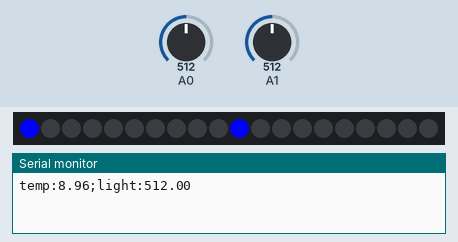
Recording of a sketch running on a simulated Arduino Leonardo, built with avr-gcc and run on an emulated ATmega32U4. On the bench: 20 RGB LEDs in strip order, left to right, the last lines printed to the serial monitor. The test bench sets the inputs (shaded band); at power-on: A1 = 512, A0 = 512.

Above: at 1.8 s.
1.9 s: A1 set to 716
At 3.2 s:
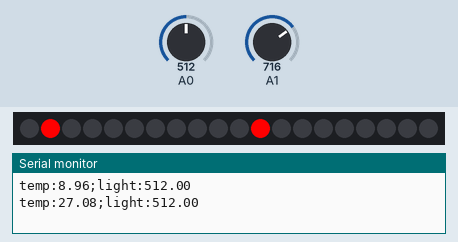
3.5 s: A1 set to 900
At 4.9 s:
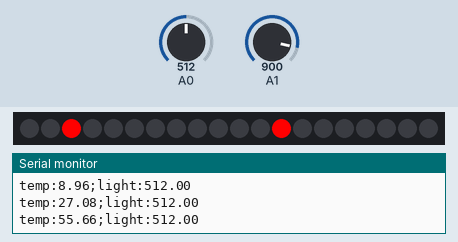
5.5 s: A1 set to 1013
At 6.5 s:
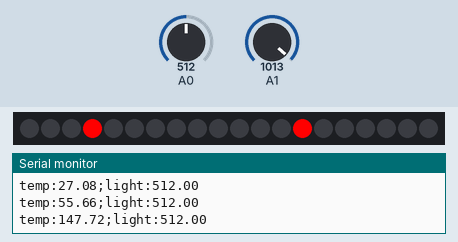
7.5 s: A1 set to 1023
At 9.3 s:
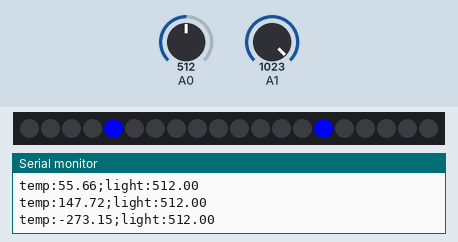
Timing chart, 0 to 10.5 s (numbered marks = the images above; inputs shaded):
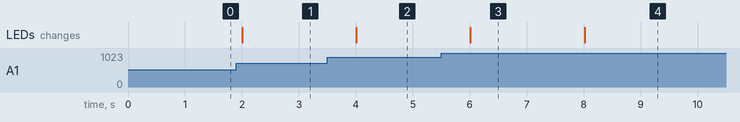

Measured:
- the behaviour switches between 1022 and 1023 on A1 (found by bisection; images 3 and 4)
- after the input at 1.9 s, the LEDs: change after 0.11 s (image 1)
- after the input at 3.5 s, the LEDs: change after 0.51 s (image 2)
- after the input at 5.5 s, the LEDs: change after 0.51 s (image 3)
- after the input at 7.5 s, the LEDs: change after 0.52 s (image 4)

The sketch:

Misc.ino
```cpp
//#include "src/Blinking/Blinking.h"
//#include "src/Blinking/BlinkingNew.cpp"
#include "src/Blinking/Leds.cpp"
//Blinking blinking(13);
//BlinkingNew blinkingnew(13,100,100);
Leds *leds;
void setup()
{
    leds=new Leds();
}

void loop()
{
    //blinkingnew.blink();
    leds->process();
}
```

Blinking.cpp
```cpp
#include "Blinking.h"

Blinking::Blinking(uint8_t _pin)
{
    pin=_pin;
    on_delay=500;
    off_delay=100;
    pinMode(_pin, OUTPUT);

}

Blinking::Blinking(uint8_t _pin, uint16_t _delay)
{
    pin = _pin;
    on_delay = _delay;
    off_delay = _delay;
    pinMode(_pin, OUTPUT);
}


Blinking::Blinking(uint8_t _pin, uint16_t _on_delay, uint16_t _off_delay)
{
    pin = _pin;
    on_delay = _on_delay;
    off_delay = _off_delay;
    pinMode(_pin, OUTPUT);
}

void Blinking::blink()
{
    digitalWrite(this->pin, HIGH);
    delay(this->on_delay);
    digitalWrite(this->pin, LOW);
    delay(this->off_delay);
}
```

Blinking.h
```cpp
#include<Arduino.h>
class Blinking
{
    public:
        Blinking(uint8_t _pin);
        Blinking(uint8_t _pin, uint16_t delay);
        Blinking(uint8_t _pin, uint16_t _on_delay, uint16_t _off_delay);
        void blink();
    protected:
        uint8_t pin;
        uint16_t on_delay;
        uint16_t off_delay;
};
```

BlinkingNew.cpp
```cpp
#include <Arduino.h>
class BlinkingNew
{
protected:
    uint8_t pin;
    uint16_t on_delay;
    uint16_t off_delay;

public:
    BlinkingNew(uint8_t _pin, uint16_t _on_delay, uint16_t _off_delay)
    {
        pin = _pin;
        on_delay = _on_delay;
        off_delay = _off_delay;
    }
    void blink()
    {
        digitalWrite(this->pin, HIGH);
        delay(this->on_delay);
        digitalWrite(this->pin, LOW);
        delay(this->off_delay);
    }
};
```

Leds.cpp
```cpp
#include "TinkerKat/TinkerKit.h"
#include <Adafruit_NeoPixel.h>
#include <Arduino.h>
#include <math.h>
#define NUMPIXELS 20
#define PIN 7

class Leds
{
private:
    TKLed *ledRed;
    TKLed *ledGreen;
    TKLed *ledBlue;
    TKLed *ledLarge;
    TKLightSensor *lightSensor;
    TKThermistor *tempSensor;
    Adafruit_NeoPixel strip;
    int selectedPixel = 0;
    struct SensorInfo
    {
        float temp;
        float light;
    } sensorInfo;
    String incomingString;
    float prevTemp = 0;
    float prevLight = 0;

public:
    Leds()
    {
        this->tempSensor = new TKThermistor(I1);
        this->lightSensor = new TKLightSensor(I0);
        strip = Adafruit_NeoPixel(NUMPIXELS, PIN, NEO_GRB + NEO_KHZ800);
        strip.begin();
        Serial.begin(115200);
    }
    void process()
    {
        float tempCelcius = this->tempSensor->readCelsius();
        float light = this->lightSensor->read();

        if (abs(tempCelcius - prevTemp) > 0.0)
        {
            Serial.print("temp:");
            Serial.print(tempCelcius);
            Serial.print(";");
            Serial.print("light:");
            Serial.println(light);
            prevTemp = tempCelcius;
            prevLight = light;

            int red = (int)(tempCelcius < 18.0 ? 0 : tempCelcius > 22.0 ? 255
                                                                        : map(tempCelcius, 18.0, 22.0, 0, 255));

            int green = 0;
            int blue = 255 - red;
            strip.clear();
            strip.setPixelColor(selectedPixel, red, green, blue);
            strip.setPixelColor((selectedPixel + NUMPIXELS / 2) % NUMPIXELS, red, green, blue);
            selectedPixel++;
            if (selectedPixel >= NUMPIXELS)
            {
                selectedPixel = 0;
            }
            strip.show();
        }

        /*if (Serial.available() > 0)
        {
            # read the incoming text
            incomingString = Serial.readString();
            if (incomingString == "sensors")
            {
                sensorInfo.light = light;
                sensorInfo.temp = tempCelcius;
                Serial.print("temp:");
                Serial.print(sensorInfo.temp);
                Serial.print(";");
                Serial.print("light:");
                Serial.println(sensorInfo.light);
            }
        }*/

        delay(1000);
    }
};
```

TinkerKit.cpp
```cpp
#include "TinkerKit.h"

#if USB_VID == 0x2341 && USB_PID == 0x803C
#include <Esplora.h>
#endif

/*
 -----------------------------------------------------------------------------
                                    Generals
 -----------------------------------------------------------------------------
*/

/*      Digital Input       */

TKDigital::TKDigital(uint8_t _pin)
{
    pin = _pin;
    pinMode(pin, INPUT);
}

boolean TKDigital::read() {

    boolean val;

    #if USB_VID == 0x2341 && USB_PID == 0x803C
        int value = Esplora.readTK(pin);
        if (value < 128)
            val = 0;
        else
            val = 1;
    #else
        val = digitalRead(pin);
    #endif

    return val;
}


/*      Analog Input        */

TKAnalog::TKAnalog(uint8_t _pin)
{
    pin = _pin;
}

int TKAnalog::read() {

    int val;

    #if USB_VID == 0x2341 && USB_PID == 0x803C
        val = Esplora.readTK(pin);
    #else
        val = analogRead(pin);
    #endif

    if (val > _oldVal)
    {
      _increasing = true;
      _decreasing = false;
    }

    if (val < _oldVal)
    {
      _increasing = false;
      _decreasing = true;
    }

    _oldVal = val;

    return val;
}

boolean TKAnalog::increasing() {
    TKAnalog::read();
    return _increasing;
}

boolean TKAnalog::decreasing() {
    TKAnalog::read();
    return _decreasing;
}

/*      Analog Input with two connectors       */

TKAnalog2::TKAnalog2(uint8_t _pinX, uint8_t _pinY)
{
    pinX = _pinX;
    pinY = _pinY;
}

TKAnalog2::TKAnalog2(uint8_t _pinX, uint8_t _pinY, uint8_t _pinZ)
{
    pinX = _pinX;
    pinY = _pinY;
    pinZ = _pinZ;
}

int TKAnalog2::readX() {

    int val;

    #if USB_VID == 0x2341 && USB_PID == 0x803C
        val = Esplora.readTK(pinX);
    #else
        val = analogRead(pinX);
    #endif

    return val;
}

int TKAnalog2::readY() {

    int val;

    #if USB_VID == 0x2341 && USB_PID == 0x803C
        val = Esplora.readTK(pinY);
    #else
        val = analogRead(pinY);
    #endif

    return val;
}

int TKAnalog2::readZ() {

    int val;

    #if USB_VID == 0x2341 && USB_PID == 0x803C
        val = Esplora.readTK(pinZ);
    #else
        val = analogRead(pinZ);
    #endif

    return val;
}

/*      Output       */

TKOutput::TKOutput(uint8_t _pin)
{
    pin = _pin;
	_state = LOW;
	pinMode(pin, OUTPUT);
}

void TKOutput::write(int value)
{
    if( value <= TK_MAX && value >= 0 )
        analogWrite(pin, value * 0.25);
    else
        return;
}

void TKOutput::blink(int del)
{
    on();
    delay(del);
    off();
    delay(del);
}

void TKOutput::blink(int del1, int del2)
{
    on();
    delay(del1);
    off();
    delay(del2);
}

/*
 -----------------------------------------------------------------------------
                                Digital Inputs
 -----------------------------------------------------------------------------
 */

/*      Button      */

TKButton::TKButton(uint8_t _pin) : TKDigital(_pin)
{
	_toggleState = LOW;
	_oldState = LOW;
	_pressedState = LOW;
	_releasedState = LOW;
	_heldState = LOW;
    _heldTime = 500;
}

void TKButton::update() {
  boolean newState = TKButton::read();
  if (newState != _oldState) {
    // pressed?
    if (newState == HIGH) {
      _pressedState = true;
    }
    else {
      _releasedState = true;
     _toggleState = !_toggleState;
    }

    _oldState = newState;
    delay(50); // debouncing
  }

  else {

      int timeDiff = millis() - _millisMark;

      if(newState == HIGH && _oldState == HIGH && timeDiff > _heldTime) {
  		_heldState = true;
  	} else {
  		_heldState = false;
  	}


  }
}


boolean TKButton::readSwitch()
{
	TKButton::update();
	return _toggleState;
}

boolean TKButton::pressed()
{
	TKButton::update();

	if(_pressedState == true)
	{
        _millisMark = millis();
		_pressedState = false;
		return true;
	}
	else
		return false;
}

boolean TKButton::released()
{
	TKButton::update();

	if(_releasedState == true)
	{
		_releasedState = false;
		return true;
	}
	else
		return false;
}

boolean TKButton::held()
{
	TKButton::update();
	return _heldState;
}


/*      Tilt Sensor         */

TKTiltSensor::TKTiltSensor(uint8_t _pin) : TKDigital (_pin){}

/*      Touch Sensor        */

 TKTouchSensor::TKTouchSensor(uint8_t _pin) : TKButton(_pin) {}

/*
 -----------------------------------------------------------------------------
                                Analog Inputs
 -----------------------------------------------------------------------------
 */

/*      Potentiometer       */

TKPotentiometer::TKPotentiometer(uint8_t _pin) : TKAnalog(_pin)

{
	pin = _pin;
	_minVal = 1023;
	_maxVal = 0;
}

int TKPotentiometer::read()
{

    int val = TKAnalog::read();

	if (val < _minVal) {_minVal = val;}
	if (val > _maxVal) {_maxVal = val;}

	_mappedVal = map(val, _minVal, _maxVal, 0, 1023);
	_mappedVal = constrain(_mappedVal, 0, 1023);

	return _mappedVal;
}

int TKPotentiometer::readStep(int steps) {

	_steps = steps;

	int step  = floor(map(read(), 0, 1023, 0, _steps));

	return step;
}


/*      Light Sensor        */

TKLightSensor::TKLightSensor(uint8_t _pin) : TKAnalog(_pin){}

/*      Temperature Sensor       */

TKThermistor::TKThermistor(uint8_t _pin) : TKAnalog(_pin) {}

float TKThermistor::readCelsius()
{
	float Rthermistor = Rb * (ADCres / TKThermistor::read() - 1);
	float _temperatureC = Beta / (log( Rthermistor * Ginf )) ;

	return _temperatureC - Kelvin;
}

float TKThermistor::readFahrenheit()
{
	float _temperatureF = (TKThermistor::readCelsius() * 9.0)/ 5.0 + 32.0; ;

	return _temperatureF;
}


/*      Hall Sensor     */

TKHallSensor::TKHallSensor(uint8_t _pin) : TKAnalog(_pin) {}

boolean TKHallSensor::polarity()
{
	int value = read();
	if( value >= _zeroValue  )
		return NORTH;
	else
		return SOUTH;
}

/*      Joystick        */

TKJoystick::TKJoystick(uint8_t _pinX, uint8_t _pinY) : TKAnalog2 (_pinX, _pinY){}

int TKJoystick::readX()
{

    int val = TKAnalog2::readX();

	if (val < _minVal) {_minVal = val;}
	if (val > _maxVal) {_maxVal = val;}

	_mappedVal = map(val, _minVal, _maxVal, 0, 1023);
	_mappedVal = constrain(_mappedVal, 0, 1023);

	return _mappedVal;
}

int TKJoystick::readY()
{

    int val = TKAnalog2::readY();

	if (val < _minVal) {_minVal = val;}
	if (val > _maxVal) {_maxVal = val;}

	_mappedVal = map(val, _minVal, _maxVal, 0, 1023);
	_mappedVal = constrain(_mappedVal, 0, 1023);

	return _mappedVal;
}


/*      Gyro        */

TKGyro::TKGyro(uint8_t _pinX, uint8_t _pinY, boolean model) : TKAnalog2 (_pinX, _pinY)
{

 	_sensitivityInCount = 14633;  // 4.88mV / (0.167mV/dps * 2)

 	if(model == TK_X4)
 		_sensitivityInCount /= 4;

    // default values
    _xZeroVoltage = 503;	// 2.46V expressed in ADC counts
    _yZeroVoltage = 503;
}

void TKGyro::calibrate()
{
	_xZeroVoltage = 0;
	_yZeroVoltage = 0;

	for (uint8_t i=0; i<50; i++)
   {
   	_yZeroVoltage += readY();
   	_xZeroVoltage += readX();
   	delay(20);
   }
   _yZeroVoltage /= 50;
   _xZeroVoltage /= 50;
}

long TKGyro::readXAxisRate()
{
 	return ((long)(readX() - _xZeroVoltage) * _sensitivityInCount) / 1000;
}

long TKGyro::readYAxisRate()
{
	return ((long)(readY() - _yZeroVoltage) * _sensitivityInCount) / 1000;
}


 /*
  * Accelerometer Class and Methods
  */

TKAccelerometer::TKAccelerometer(uint8_t _pinX, uint8_t _pinY) : TKAnalog2(_pinX,_pinY){}
TKAccelerometer::TKAccelerometer(uint8_t _pinX, uint8_t _pinY, uint8_t _pinZ) : TKAnalog2(_pinX,_pinY,_pinZ){}

int TKAccelerometer::inclination()
{
	int xVal = readX() - _zeroOffset;
	int yVal = readY() - _zeroOffset;

	if(xVal <= 96 && yVal <= 96)
	{
		int inclination = atan2(xVal, yVal)*180/M_PI;
		return (int) inclination;
	} else {
		return 0;
	}
}

/*
-----------------------------------------------------------------------------
                                        Outputs
-----------------------------------------------------------------------------
*/

/* LED */

TKLed::TKLed(uint8_t _pin) : TKOutput(_pin) {}


/* MosFet */

TKMosFet::TKMosFet(uint8_t _pin) : TKOutput(_pin) {}


/* Relay */

TKRelay::TKRelay(uint8_t _pin) : TKOutput(_pin) {}
```

TinkerKit.h
```cpp
// (licence header left out)
#include "Arduino.h"

#ifndef TinkerKit_h
#define TinkerKit_h


// Minimum Analog In/Out that each platform have
#define I0 A0
#define I1 A1
#define I2 A2
#define I3 A3
#define I4 A4
#define I5 A5

#define O0 11
#define O1 10
#define O2 9
#define O3 6
#define O4 5
#define O5 3

// Mega have more I/O
#if defined(__AVR_ATmega2560__) || defined(__AVR_ATmega1280__)
#define I6 A6
#define I7 A7
#define I8 A8
#define I9 A9

#define D13 13
#define D12 12
#define D8 8
#define D7 7
#define D4 4
#define D2 2
#endif

#define TK_MAX 1023
#define TK_X1 0	// identifies the 1x TKGyro model
#define TK_X4 1	// identifies the 4x TKGyro model
#define NORTH 1	// north pole: used in TKHallSensor
#define SOUTH 0	// south pole: used in TKHallSensor


/*
-----------------------------------------------------------------------------
                                Generic Classes
-----------------------------------------------------------------------------
*/

class TKDigital
{
public:
    TKDigital(uint8_t _pin);
    boolean read();

protected:
    uint8_t pin;
};


class TKAnalog
{
public:
    TKAnalog(uint8_t _pin);
    int read();
    boolean increasing();
    boolean decreasing();

protected:
    uint8_t pin;
    int _oldVal;
    boolean _increasing;
    boolean _decreasing;
};

class TKAnalog2
{
public:
    TKAnalog2(uint8_t _pinX, uint8_t _pinY);
    TKAnalog2(uint8_t _pinX, uint8_t _pinY, uint8_t _pinZ);
    int readX();
    int readY();
    int readZ();

protected:
    uint8_t pinX, pinY, pinZ;
};


class TKOutput
{
    public:
    TKOutput (uint8_t _pin);
    void write(int value);
    inline int state() { return _state; }
    void on() {
        write(1023);
        _state = HIGH;
    }
    void off() {
        write(0);
        _state = LOW;
    }
    void blink(int delay);
    void blink(int delay1, int delay2);

protected:
    uint8_t pin;
    int _state;
};

/*
 -----------------------------------------------------------------------------
                                Digital Inputs
 -----------------------------------------------------------------------------
*/


/*      Button      */

class TKButton: public TKDigital
{
	public:
		TKButton(uint8_t _pin);
		boolean readSwitch();
		boolean pressed();
		boolean held();
		boolean released();

	protected:
		boolean _toggleState, _oldState;
		boolean _pressedState, _releasedState;
		boolean _heldState;
        int _heldTime;
        int _millisMark;

		void update();
};


/*      Tilt Sensor     */

class TKTiltSensor: public TKDigital
{
	public:
		TKTiltSensor(uint8_t pin);
};

/*      Touch Sensor        */

class TKTouchSensor : public TKButton
{
	public:
		TKTouchSensor(uint8_t _pin);
};

/*
 -----------------------------------------------------------------------------
                                Analog Inputs
 -----------------------------------------------------------------------------
 */

/*      Potentiometer        */

class TKPotentiometer: public TKAnalog
{
public:
    TKPotentiometer(uint8_t pin);
    int read();
    int readStep(int steps);

protected:
    int _minVal, _maxVal;
    int _mappedVal;
    int _steps;
};


/*      Light Sensor        */

class TKLightSensor : public TKAnalog
{
    public:
        TKLightSensor(uint8_t _pin);
};

/*      Temperature Sensor        */

class TKThermistor : public TKAnalog
{
public:
    TKThermistor(uint8_t _pin);
    float readCelsius();
    float readFahrenheit();

protected:
    static constexpr float ADCres = 1023.0;
    const static int Beta = 3950;			// Beta parameter
    static constexpr float Kelvin = 273.15;	// 0°C = 273.15 K
    const static int Rb = 10000;			// 10 kOhm
    const static constexpr float Ginf = 120.6685;	// Ginf = 1/Rinf
    // Rinf = R0*e^(-Beta/T0) = 4700*e^(-3950/298.15)
};

/*      Hall Sensor        */

class TKHallSensor : public TKAnalog
{
public:
    TKHallSensor(uint8_t _pin);
    boolean polarity();

protected:
    const static uint16_t _zeroValue = 512;
};


/*      Joystick        */

class TKJoystick : public TKAnalog2
{
public:
    TKJoystick(uint8_t _pinX, uint8_t _pinY);
    int readX();
    int readY();
protected:
    int _minVal, _maxVal;
    int _mappedVal;
};


/*      Gyro Sensor        */

class TKGyro : public TKAnalog2
{
public:
    TKGyro(uint8_t _pinX, uint8_t _pinY, boolean model);
    void calibrate();
    long readXAxisRate();
    long readYAxisRate();

protected:
    boolean model;

    //const static int _ADCresolution = 4880;	// [mV/count]	multiplierd by 1000 to avoid float numbers
    // minimum sensitivity for the 1x module value (from datasheet is 0.167 mV/deg/s but the TinkerKit module has the outputs amplified 2x)
    //const static int _sensitivity = 334;	// Sensitivity is expressed in mV/degree/seconds, multiplierd by 1000 to avoid float numbers.
    // This value represent the sensitivity of the 1x module. The sensitivity of the 4x module is 4x of this one
    long _sensitivityInCount;	// we obtain the sensitivity expressed in ADC counts
    // [counts/dps]
    int _yZeroVoltage;
    int _xZeroVoltage;
};

/*      Accelerometer        */

class TKAccelerometer : public TKAnalog2
{
public:
    TKAccelerometer(uint8_t _pinX, uint8_t _pinY);
    TKAccelerometer(uint8_t _pinX, uint8_t _pinY, uint8_t _pinZ);
    inline float readXinG() { return (float)(readX() - _zeroOffset)/96; }
    inline float readYinG() { return (float)(readY() - _zeroOffset)/96; }
    inline float readZinG() { return (float)(readZ() - _zeroOffset)/96; }
    int inclination();

protected:
    static constexpr float _gain = 1.414;
    const static int _zeroOffset = 478;
};

/*
 -----------------------------------------------------------------------------
                                    Outputs
 -----------------------------------------------------------------------------
 */

/*      LED     */

class TKLed : public TKOutput
{
	public:
        TKLed(uint8_t _pin);
        inline void brightness(int value) { write(value); }
};

/*      MosFet      */

class TKMosFet : public TKOutput
{
	public:
		TKMosFet(uint8_t _pin);
};

/*      Relay       */

class TKRelay : public TKOutput
{
	public:
		TKRelay(uint8_t _pin);
};


#endif
```
